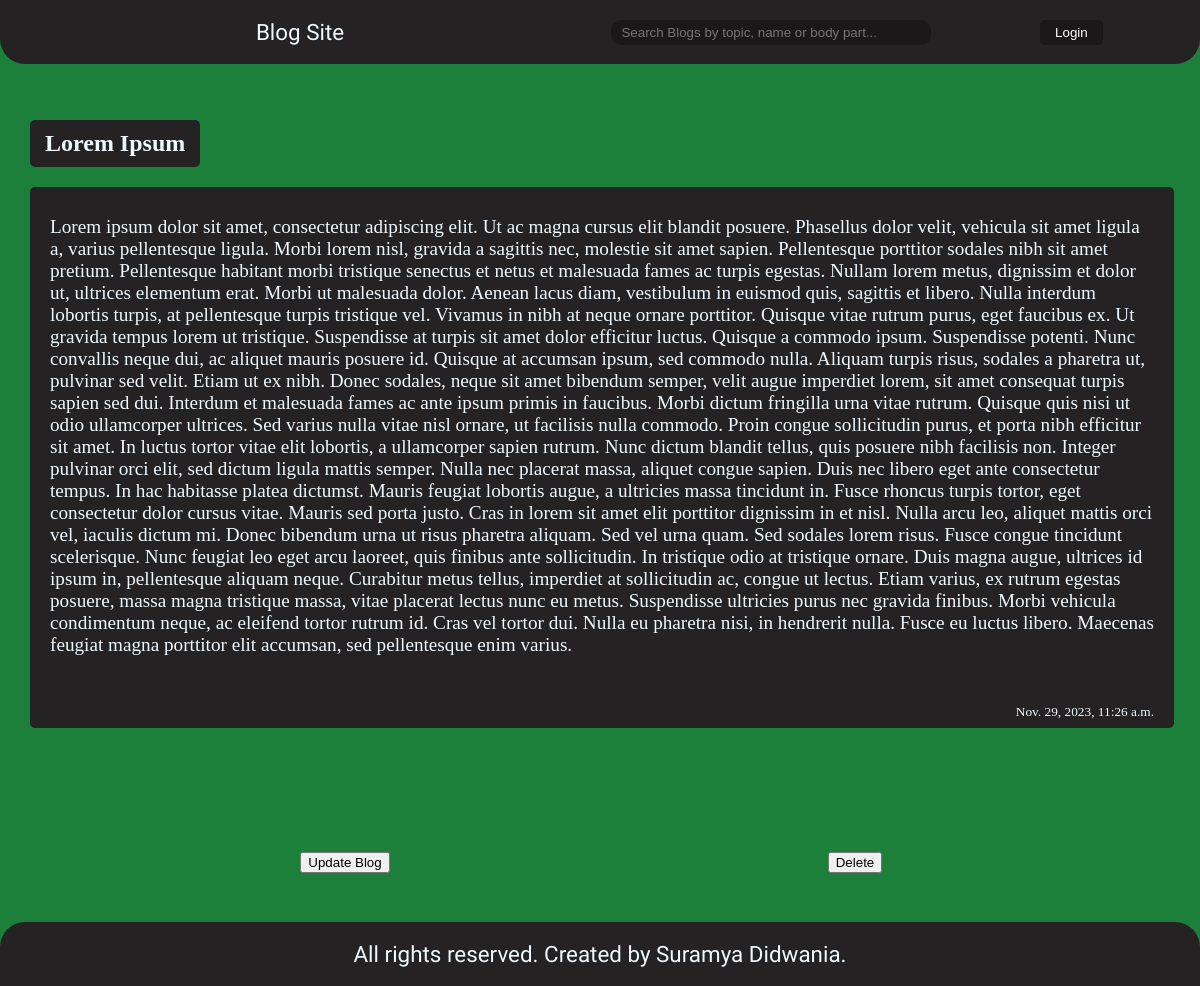
Screenshot of /blog/lorem-ipsum with the database file from the repository.
### blogs/models.py (models this page shows, shortened)
class blog(models.Model):
    title = models.CharField(max_length=50)
    slug = models.CharField(max_length=30)
    body = models.TextField()
    date = models.DateTimeField(default=timezone.now)
    thumb = models.ImageField(upload_to="thumbnails",blank=True)
    topicname = models.ForeignKey(topic,on_delete=models.SET_NULL,null=True)
    author = models.TextField(blank=False,default='admin')

### blogs/views.py (the view)
# urls.py: path('blog/<str:slug>',views.blogpage,name='blogpage'),
def blogpage(request,slug):
    blogpost = blog.objects.get(slug=slug)
    return render(request, 'blogpage.html', {'blogpost':blogpost})

### blogs/templates/blogpage.html (shortened to what this page needs)
{% extends 'base_layout.html' %}
{% block content %}
<div class="blogpage">
    <div class="heading">
        <h2 id="blogtitle">{{blogpost.title}}</h2>
    </div>
    <div class="blogcontent">
        <p id="blogbody">{{blogpost.body}}</p>
        <p id="blogdate">{{blogpost.date}}</p>
    </div>
    <div class="index-btns">
        <form action="{% url 'updateblog' blogpost.id }" method="post">
            <input type="submit" value="Update Blog">
        </form>
        <form action="{% url 'deleteblog' blogpost.id %}" method="post">
            <input type="submit" value="Delete">
        </form>
    </div>
</div>
{% endblock %}

### blogs/static/styling/style.css (style rules this page uses)
body { color: white; background-color: rgb(29, 128, 58); background-size: cover; margin: 0px; width: 100vw; }
.index-btns { display: grid; justify-items: center; align-items: center; padding: 8vh 5vw; height: 20vh; grid-template-columns: 1fr 1fr; }
.blogpage { display: flex; flex-direction: column; padding: 50px 30px; margin-top: 60px; }
.heading,.blogcontent { background-color: rgb(36, 34, 34); color: aliceblue; border-radius: 5px; border: none; margin: 10px 0px; }
.heading { width: fit-content; padding: 10px 15px; }
.heading>h2 { margin: 0px; }
.blogcontent { width: 92vw; padding: 10px 20px; display: grid; justify-self: center; }
#blogbody { font-size: larger; }
#blogdate { font-size: smaller; position: relative; top: 15px; justify-self: end; }
.blogpage>.index-btns { height: 15vh; margin-bottom: -100px; }

### rows the page displays
blog: title "Lorem Ipsum", body "Lorem ipsum dolor sit amet, consectetur adipiscing elit. Ut ac magna cursus elit blandit posuere. Phasellus dolor velit, vehicula sit amet ligula a, varius pellentesque ligula. Morbi lorem nisl, gravida a sagittis nec, molestie sit amet sapien. Pellentesque porttitor sodales nibh sit amet pretium. Pellentesque habitant morbi tristique senectus et netus et malesuada fames ac turpis egestas. Nullam lorem metus, dignissim et dolor ut, ultrices elementum erat. Morbi ut malesuada dolor. Aenean lacus diam, vestibulum in euismod quis, sagittis et libero. Nulla interdum lobortis turpis, at pellentesque turpis tristique vel. Vivamus in nibh at neque ornare porttitor. Quisque vitae rutrum purus, eget…", date "Nov. 29, 2023, 11:26 a.m."
